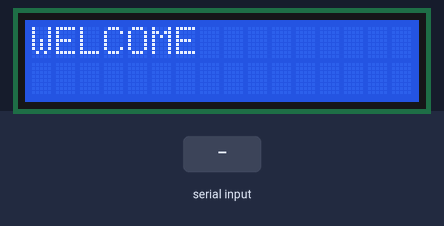
Bench run of a sketch on a simulated Arduino Uno, built with avr-gcc and run on an emulated ATmega328P. On the bench: 16×2 character LCD. The inputs (shaded band) are chosen by the test bench. What the sketch prints to the serial monitor is not drawn.

Above: at 1.2 s.
1.3 s: "1" received over Serial
At 2.0 s:
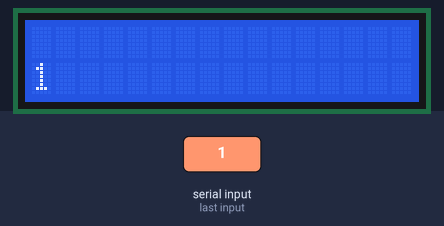
2.9 s: "0" received over Serial
At 4.2 s:
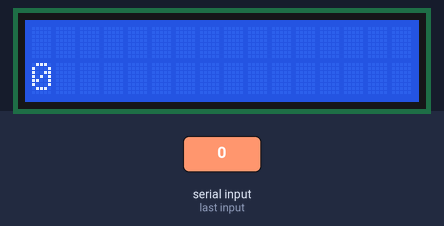
4.5 s: "2" received over Serial
At 5.6 s:
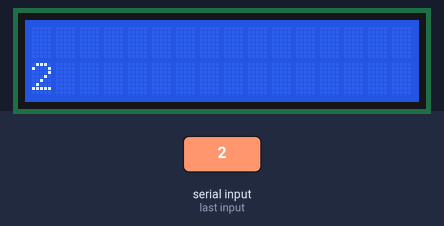
Timing chart, 0 to 7.5 s (numbered marks = the images above; inputs shaded):
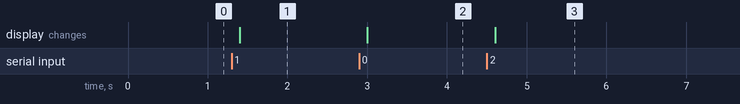

Measured:
- after the input at 1.3 s, the display: changes after 0.10 s (image 1)
- after the input at 2.9 s, the display: changes after 0.10 s (image 2)
- after the input at 4.5 s, the display: changes after 0.10 s (image 3)

The sketch:

lcd.ino
```cpp
/*
DIGITAL ACTUATOR CHECK FOR LCD


  9   8   7   6   5   4   3   2   1

  11  GND 11  5   4   3   2   5V  GND

*/
#include <LiquidCrystal.h>

const int rs = 12, en = 11, d4 = 5, d5 = 4, d6 = 3, d7 = 2;
LiquidCrystal lcd(rs, en, d4, d5, d6, d7);
/*
This function is called only once in lifetime
Will be called again when the RED RESET button is pressed on the Arduino
*/
void setup()
{
      // Setup the connection speed to Serial Monitor and Arduino Board
      // 9600 bits of data per second
      Serial.begin(9600);

      // Print the output on the Serial Monitor
      Serial.println("FORSK");

      lcd.begin(16, 2);
      lcd.setCursor(0,0);
      lcd.print("WELCOME");
}

/*
This function is called in a loop again and again by Arduino infinitely
untill the RED RESET button is not pressed
*/
void loop()
{
  // when characters arrive over the serial port...
  if (Serial.available()) {
    // wait a bit for the entire message to arrive
    delay(100);
    // clear the screen
    lcd.clear();
    lcd.setCursor(0, 1);
    // read all the available characters
    while (Serial.available() > 0) {
      // display each character to the LCD
      lcd.write(Serial.read());
    }
  }

}
```
